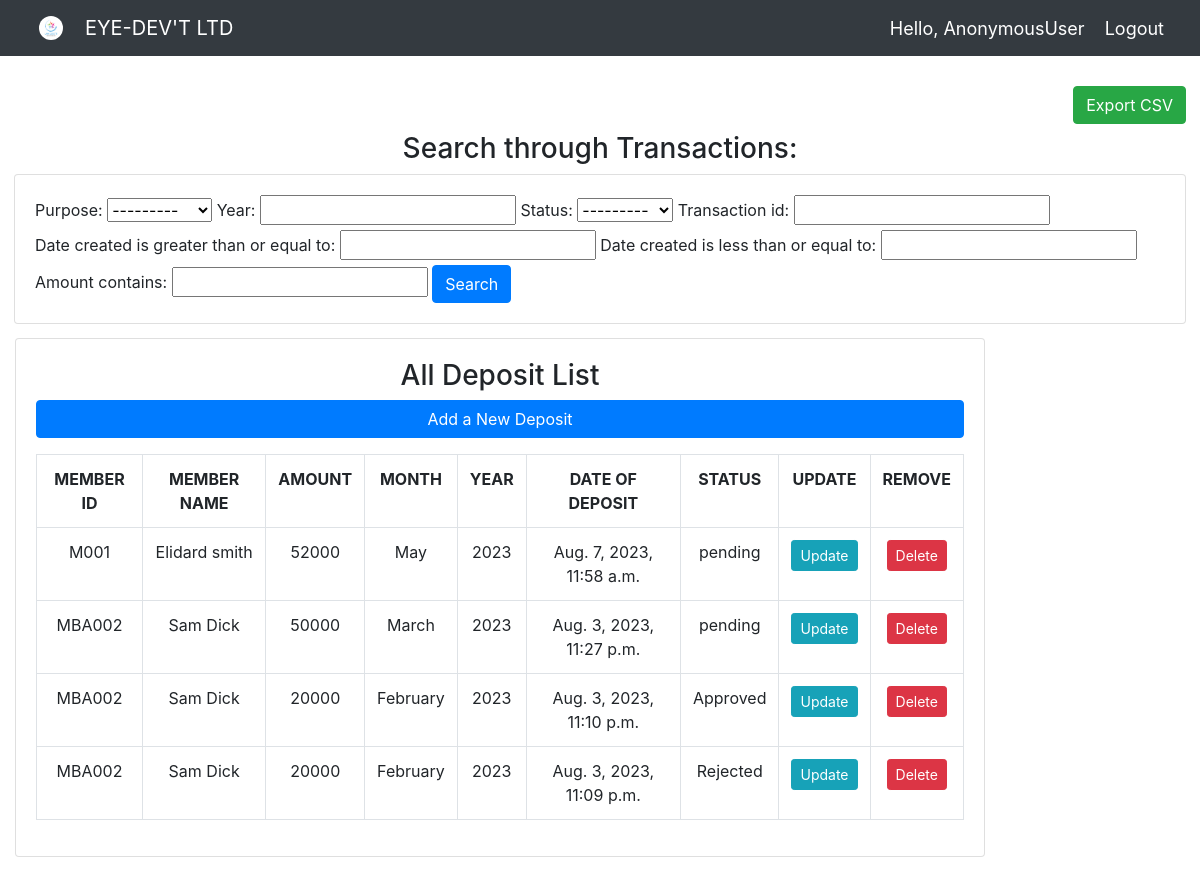
/all_deposit/, run on the app's committed database.
### kyaclub_app/models.py (models this page shows, shortened)
class Deposit(models.Model):
    status_choices =(("pending","pending"),("Approved","Approved"),
                        ("Rejected","Rejected"))
    purpose_choices = (("January","January"),("February","February"),("March","March"),
    				("April","April"),("May","May"),("June","June"),("July","July"),
    				("August","August"),("September","September"),("October","October"),
    				("November","November"),("December","December"))
    member = models.ForeignKey(Member, on_delete=models.CASCADE)
    amount = models.PositiveIntegerField()
    purpose = models.CharField(max_length=50, null=False, choices = purpose_choices)
    year = models.PositiveIntegerField()
    deposited_by = models.CharField(max_length=50,null=False)
    status = models.CharField(max_length=30, null=False, choices = status_choices, default="pending")
    date_created = models.DateTimeField(auto_now_add=True)
    Transaction_id = models.CharField(max_length=100, null=False)
    receipt = models.ImageField(upload_to='deposits/%Y/%m/%d',blank=True)

class Member(models.Model):
    sex_choices = (("Male","male"), ("Female","Female"))
    status_choices = (("Married","Married"),("Single","Single"),
                        ("Windowed","Windowed"),("Divorsed","Divorsed"))
    member_id =models.CharField(max_length=10, primary_key=True )
    full_name = models.CharField(max_length=200, null=False)
    nin = models.CharField(max_length=100)
    occupation=models.CharField(max_length=500)
    sex = models.CharField(max_length=10,choices = sex_choices)
    marital_status = models.CharField(max_length=30, choices=status_choices)
    email = models.EmailField(max_length=100)
    telephone = models.PositiveIntegerField()
    date_of_birth = models.DateField(validators=[MaxValueValidator(datetime.date.today)])
    current_address = models.CharField(max_length=300)
    home_address = models.CharField(max_length=300)
    Registered_date = models.DateTimeField(auto_now_add=True)

### kyaclub_app/views.py (the view)
# urls.py: path('all_deposit/', views.allDeposit, name='all_deposit'),
def allDeposit(request):
    search_deposit = request.GET.get('search')
    if search_deposit:
        deposits = Deposit.objects.filter(Q(amount__icontains=search_deposit) |
                             Q(purpose__icontains=search_deposit) |
                             Q(date_created__icontains=search_deposit))
    else:
        deposits = Deposit.objects.all().order_by("-date_created")
        myFilter = DepositFilter(request.GET, queryset=deposits)
        deposits = myFilter.qs
        context = {'deposits': deposits,
                    'myFilter': myFilter
        } #'members': members}
    return render(request, 'members/all_deposits.html', context )

### kyaclub_app/templates/members/all_deposits.html (shortened to what this page needs)
{% extends 'members/main.html' %}
{% load static %}
{% block content %}
<link rel="stylesheet" href="https://cdn.jsdelivr.net/npm/bootstrap@4.5.3/dist/css/bootstrap.min.css">
<br>
<div class="row">
    <div class="col">
        <h6 align="right"><a class="btn btn-success" href="{% url 'deposit_csv' %}">Export CSV</a></h6>
        <h3 align="center">Search through Transactions:</h3>
        <div class="card card-body">
            <form method="get">
                {{myFilter.form}}
                <button class="btn btn-primary" type="submit">Search</button>
            </form>
        </div>
    </div>
</div>
 <div class = "col-md-10 text-center">
    <div class="card card-body">
        <h3 id="header-h2">All Deposit List</h3>
        <a class="btn btn-primary btn-block" href="{% url 'deposit_create' %}"> Add a New Deposit</a><p></p>
        <table class="table table-bordered border-primary table-hover">
                <th>MEMBER ID</th>
                <th>MEMBER NAME</th>
                <th>AMOUNT</th>
                <th>MONTH</th>
                <th>YEAR</th>
                <th>DATE OF DEPOSIT</th>
                <th>STATUS</th>
                <th>UPDATE</th>
                <th>REMOVE</th>
            {% for x in deposits %}
            <tr>
                <td>{{ x.member_id }}</td>
                <td>{{ x.member.full_name }}</td>
                <td>{{ x.amount }}</td>
                <td>{{ x.purpose }}</td>
                <td>{{ x.year }}</td>
                <td>{{ x.date_created }}</td>
                <td>{{ x.status }}</td>
                <td><a class="btn btn-sm btn-info" href="{% url 'update_deposit' x.id  %}">Update</a></td>
                <td><a class="btn btn-sm btn-danger" href="{% url 'delete_deposit' x.id  %}">Delete</a></td>
            </tr>
            {% endfor %}
        </table>
    </div><br>
</div>
{% endblock content %}

### kyaclub_app/static/css/main.css (style rules this page uses)
body { background-color: #ebeff5; }
.row { padding: 14px; }

### data on the page
Deposit: member_id "M001", member.full_name "Elidard smith", amount "52000", purpose "May", year "2023", date_created "Aug. 7, 2023, 11:58 a.m.", status "pending"
Deposit: member_id "MBA002", member.full_name "Sam Dick", amount "50000", purpose "March", year "2023", date_created "Aug. 3, 2023, 11:27 p.m.", status "pending"
Deposit: member_id "MBA002", member.full_name "Sam Dick", amount "20000", purpose "February", year "2023", date_created "Aug. 3, 2023, 11:10 p.m.", status "Approved"
Deposit: member_id "MBA002", member.full_name "Sam Dick", amount "20000", purpose "February", year "2023", date_created "Aug. 3, 2023, 11:09 p.m.", status "Rejected"

### other printed values
{{ request.user }} "AnonymousUser"
